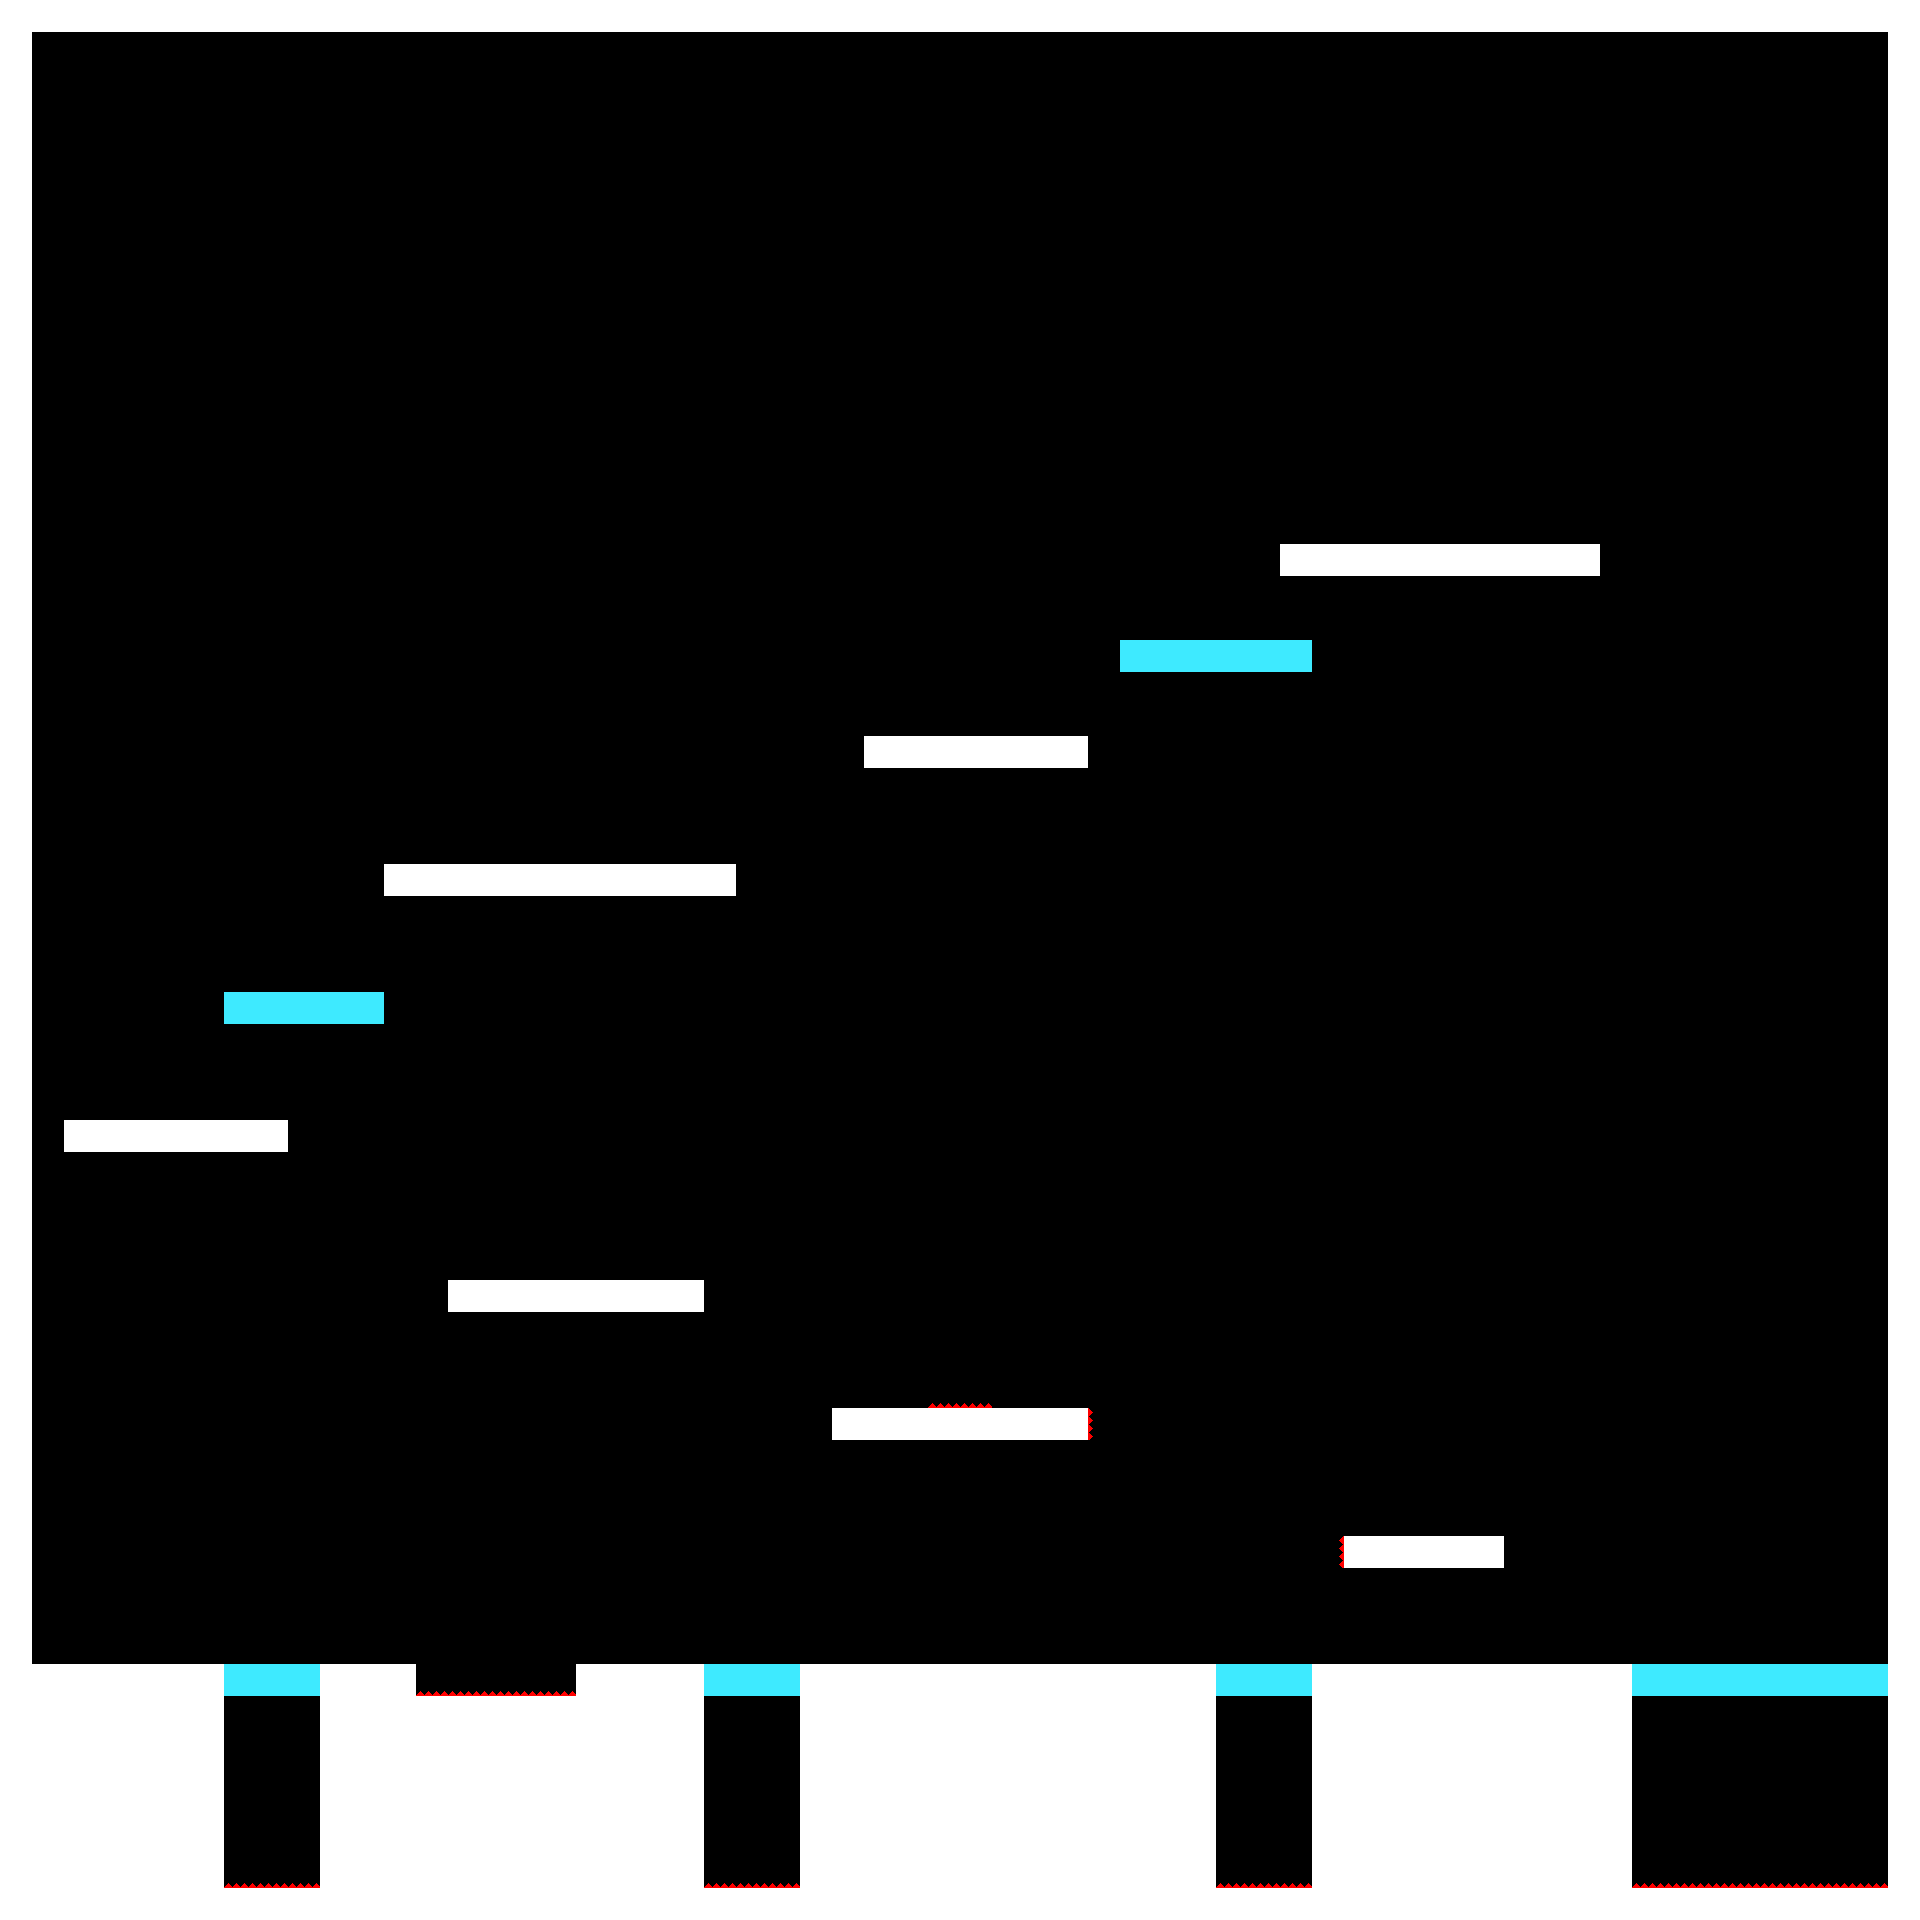

A level layout from a 2D game, rendered from its tile map. Below: a short description, then the map file with tile-grid data replaced by summaries:
An orthogonal 60x60 tile map with 32x32 px tiles, 2 tile layers (background, foreground) and 2 objects (player_start, exit).

<map version="1.4" tiledversion="1.4.3" orientation="orthogonal" renderorder="right-down" width="60" height="60" tilewidth="32" tileheight="32" infinite="0" nextlayerid="7" nextobjectid="5">
 <tileset firstgid="1" source="simple_tileset_32.tsx" />
 <layer id="1" name="background" width="60" height="60">
  <properties>
   <property name="nocollide" value="true" />
   <property name="tileset" value="simple_tileset_32" />
  </properties>
  <data>[3600 cells, 0 non-empty, 0 distinct tile ids]</data>
 </layer>
 <layer id="2" name="foreground" width="60" height="60">
  <properties>
   <property name="destructible_id" type="int" value="4" />
   <property name="spikes_bot_id" value="2" />
   <property name="spikes_height" type="int" value="5" />
   <property name="spikes_left_id" value="1" />
   <property name="spikes_right_id" value="3" />
   <property name="tileset" value="simple_tileset_32" />
  </properties>
  <data>[3600 cells, 628 non-empty, 5 distinct tile ids]</data>
 </layer>
 <objectgroup id="4" name="objects">
  <properties>
   <property name="nocollide" value="true" />
   <property name="tileset" value="simple_tileset_32" />
  </properties>
  <object id="2" name="start" type="player_start" x="93.9394" y="1578.79" />
  <object id="3" name="exit" type="exit" x="1504" y="512" width="32" height="32" />
 </objectgroup>
</map>
